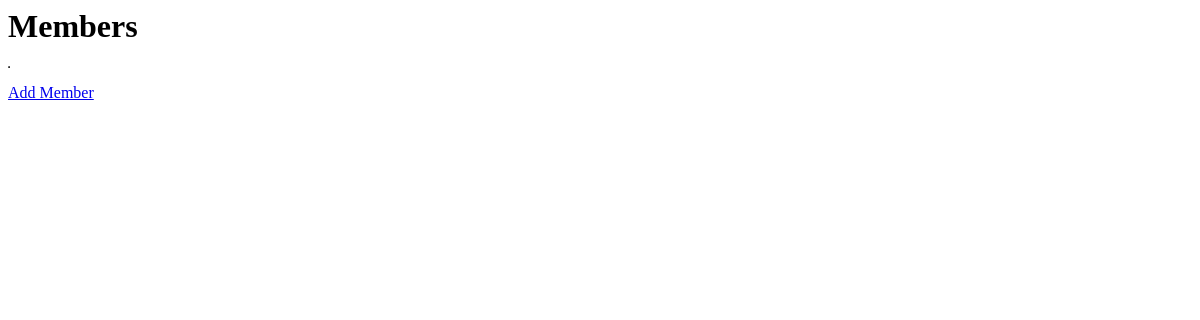
/members/, run on an earlier commit of the app's database.
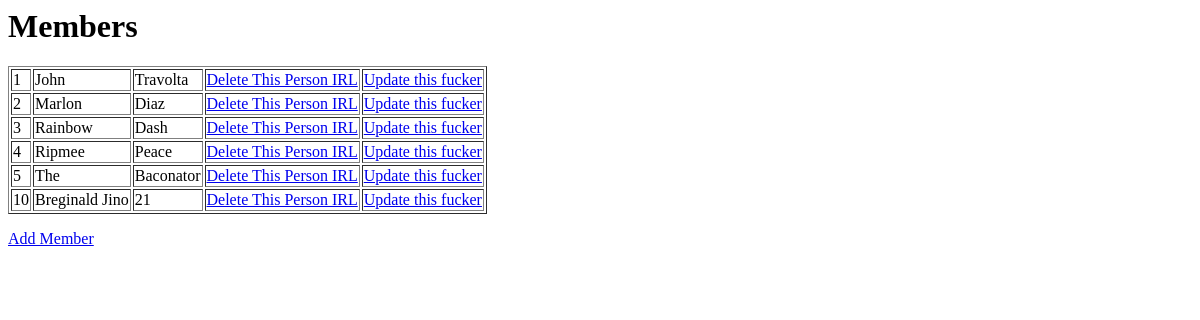
And on a later commit of the database.
### members/models.py (models this page shows)
class Members(models.Model):
    firstname = models.CharField(max_length=255)
    lastname = models.CharField(max_length=255)

### members/views.py (the view)
# urls.py: path('', views.show_members, name='show-members'),
def show_members(request: http_request) -> http_response:
    mymembers: Members = Members.objects.all().values()
    members_page = loader.get_template("who_we_are.html")
    context: Dict[str, Any] = {
        'mymembers': mymembers
    }
    return http_response(members_page.render(context, request))

### members/templates/who_we_are.html
<h1>Members</h1>
<table border="1">
{% for x in mymembers %}
<tr>
<td>{{ x.id }}</td>
<td>{{ x.firstname }}</td>
<td>{{ x.lastname }}</td>
<td><a href="delete/{{ x.id }}">Delete This Person IRL</a></td>
<td><a href="update/{{ x.id }}">Update this fucker</a></td>
</tr>
{% endfor %}
</table>
<p>
<a href="add_new_members/"> Add Member </a>
</p>

What changed in the data, as far as the page shows it:
added Members: id "1", firstname "John", lastname "Travolta"
added Members: id "2", firstname "Marlon", lastname "Diaz"
added Members: id "3", firstname "Rainbow", lastname "Dash"
added Members: id "4", firstname "Ripmee", lastname "Peace"
added Members: id "5", firstname "The", lastname "Baconator"
added Members: id "10", firstname "Breginald Jino", lastname "21"
